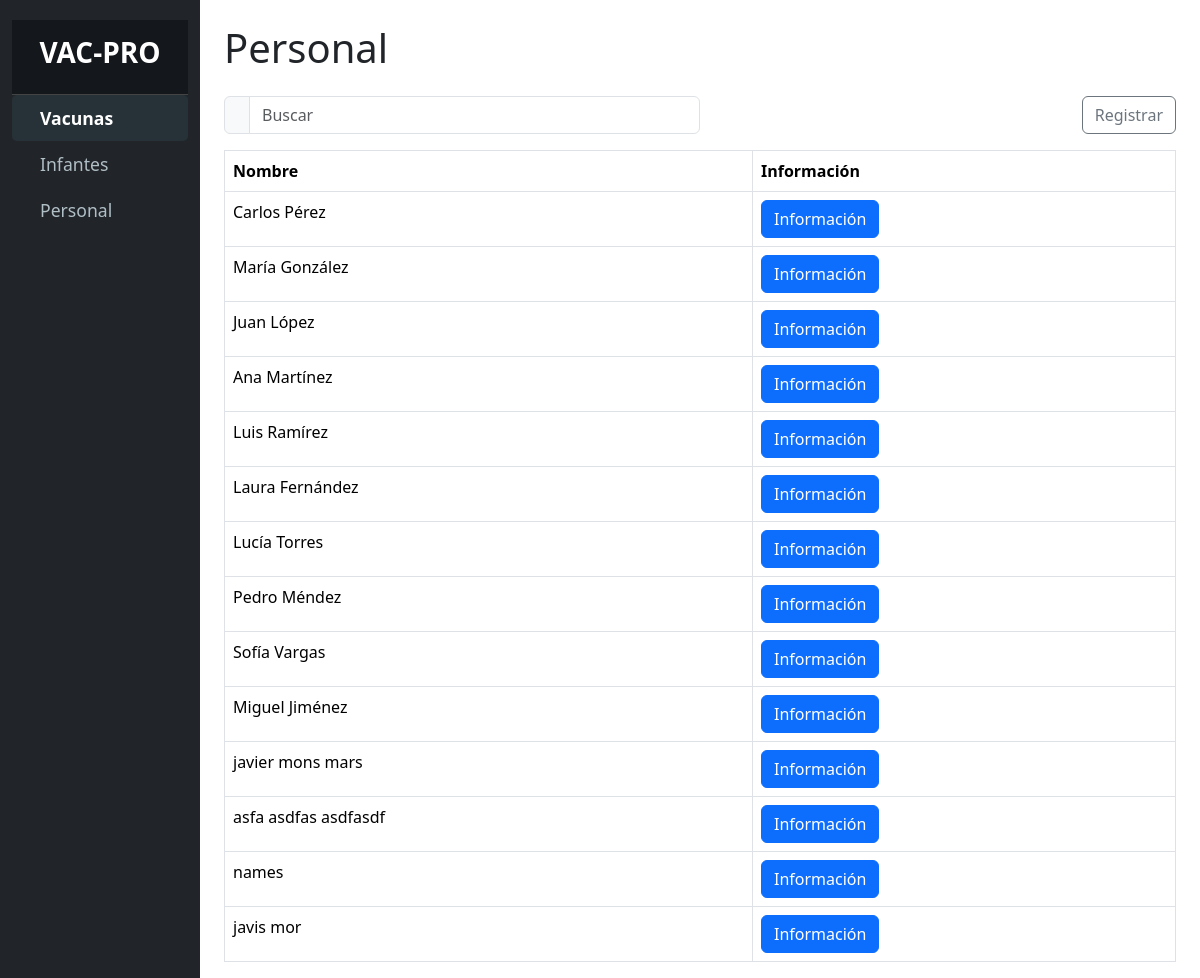
Before: /personal.php with the older database file.
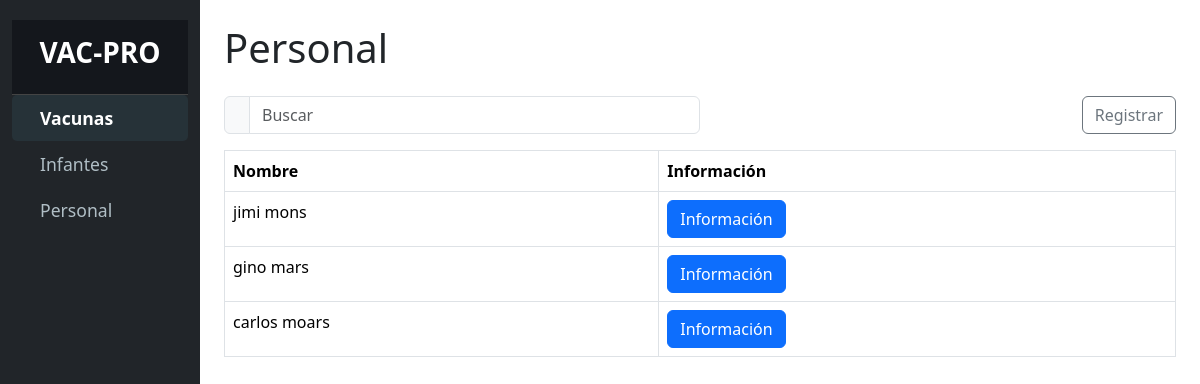
After: the same page with the newer database file.
### tables this page shows
CREATE TABLE `personal` (
  `id` bigint(20) NOT NULL,
  `puesto` text DEFAULT NULL,
  `nombre` text DEFAULT NULL,
  `apellido` text DEFAULT NULL,
  `numero_cedula_identidad` text DEFAULT NULL,
  `celular` varchar(15) DEFAULT NULL
);

### personal.php (the view, shortened to what this page needs)
<?php
include_once 'conexion.php';
$query = "SELECT id, nombre, apellido FROM personal";
$result = $conn->query($query);
?>
<!DOCTYPE html>
<html lang="es">
<head>
    <link rel="stylesheet" href="css/bootstrap.min.css">
    <link rel="stylesheet" href="css/styles.css">
</head>
<body>
    <div class="container-fluid">
        <div class="row">
            <nav id="sidebar" class="col-md-3 col-lg-2 d-md-block sidebar bg-dark">
                <div class="position-sticky">
                    <div class="sidebar-header p-3 text-center">
                        <h3 class="text-white"><strong>VAC-PRO</strong></h3>
                    </div>
                    <ul class="nav flex-column">
                        <li class="nav-item">
                            <a class="nav-link active" href="index.html">
                                <i class="bi bi-arrow-right-circle me-2"></i> Vacunas
                            </a>
                        </li>
                        <li class="nav-item">
                            <a class="nav-link" href="infantes.php">
                                <i class="bi bi-people me-2"></i> Infantes
                            </a>
                        </li>
                        <li class="nav-item">
                            <a class="nav-link" href="personal.php">
                                <i class="bi bi-person-badge me-2"></i> Personal
                            </a>
                        </li>
                    </ul>
                </div>
            </nav>
            <main class="col-md-9 ms-sm-auto col-lg-10 px-md-4">
                <h1 class="mt-4 mb-4">Personal</h1>
                <div class="d-flex justify-content-between align-items-center mb-3">
                    <div class="input-group w-50">
                        <span class="input-group-text" id="basic-addon1"><i class="bi bi-search"></i></span>
                        <input type="text" class="form-control" placeholder="Buscar" aria-label="Buscar" aria-describedby="basic-addon1">
                    </div>
                    <a href="registro_personal.php" class="btn btn-outline-secondary">Registrar</a>
                </div>
                <div class="table-responsive">
                    <table class="table table-bordered">
                        <thead>
                            <tr>
                                <th>Nombre</th>
                                <th>Información</th>
                            </tr>
                        </thead>
                        <tbody>
                            <?php while ($row = $result->fetch_assoc()) : ?>
                                <tr>
                                    <td><?php echo $row['nombre'] . ' ' . $row['apellido']; ?></td>
                                    <td><a href="informacion_personal.php?id=<?php echo $row['id']; ?>" class="btn btn-primary">Información</a></td>
                                </tr>
                            <?php endwhile; ?>
                        </tbody>
                    </table>
                </div>
            </main>
        </div>
    </div>
</body>
</html>

### css/styles.css (style rules this page uses)
#sidebar { background-color: #1c1f26; color: #ffffff; min-height: 100vh; padding-top: 20px; }
#sidebar .sidebar-header { font-size: 1.5rem; font-weight: bold; background-color: #14171c; padding: 20px; border-bottom: 1px solid #444; }
#sidebar .nav-link { color: #b0bec5; font-size: 1.1rem; padding: 10px 20px; display: flex; align-items: center; transition: all 0.3s ease; }
#sidebar .nav-link.active { background-color: #263238; color: #ffffff; font-weight: bold; border-radius: 5px; }

Changed rows visible on the page:
removed personal: nombre "María", apellido "González"
removed personal: nombre "Juan", apellido "López"
removed personal: nombre "Ana", apellido "Martínez"
removed personal: nombre "Luis", apellido "Ramírez"
removed personal: nombre "Laura", apellido "Fernández"
removed personal: nombre "Lucía", apellido "Torres"
removed personal: nombre "Pedro", apellido "Méndez"
removed personal: nombre "Sofía", apellido "Vargas"
removed personal: nombre "Miguel", apellido "Jiménez"
removed personal: nombre "javier", apellido "mons mars"
removed personal: nombre "asfa", apellido "asdfas asdfasdf"
removed personal: nombre "names"
removed personal: nombre "javis", apellido "mor"
changed personal: nombre "Carlos" → "jimi"; apellido "Pérez" → "mons"
added personal: nombre "gino", apellido "mars"
added personal: nombre "carlos", apellido "moars"
